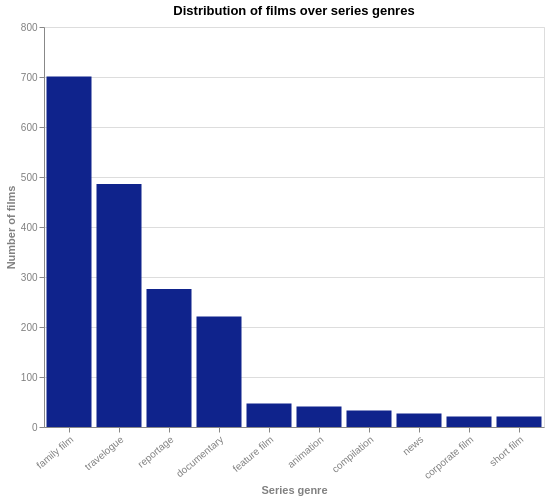

Vega-Lite specification for this chart:
### Vega-Lite specification from a JSON file in a GitHub repository (floating-point values rounded to 4 significant figures)
{"$schema": "https://vega.github.io/schema/vega-lite/v5.json", "title": "Distribution of films over series genres", "description": "Distribution of films over series genres (excluding the genre 'amateur recording')", "width": 500, "height": 400, "data": {"values": [{"Genre": "family film", "Number of films": 701}, {"Genre": "travelogue", "Number of films": 486}, {"Genre": "reportage", "Number of films": 276}, {"Genre": "documentary", "Number of films": 221}, {"Genre": "feature film", "Number of films": 47}, {"Genre": "animation", "Number of films": 41}, {"Genre": "compilation", "Number of films": 33}, {"Genre": "news", "Number of films": 27}, {"Genre": "corporate film", "Number of films": 21}, {"Genre": "short film", "Number of films": 21}]}, "mark": {"type": "bar", "binSpacing": 1, "tooltip": true}, "encoding": {"x": {"field": "Genre", "type": "nominal", "title": "Series genre", "sort": "-y"}, "y": {"field": "Number of films", "type": "quantitative", "title": "Number of films"}, "color": {"value": "#0F238C"}}, "config": {"countTitle": "Count", "axisX": {"labelAngle": -40, "titleColor": "grey", "labelColor": "grey"}, "axisY": {"titleColor": "grey", "labelColor": "grey"}}}
